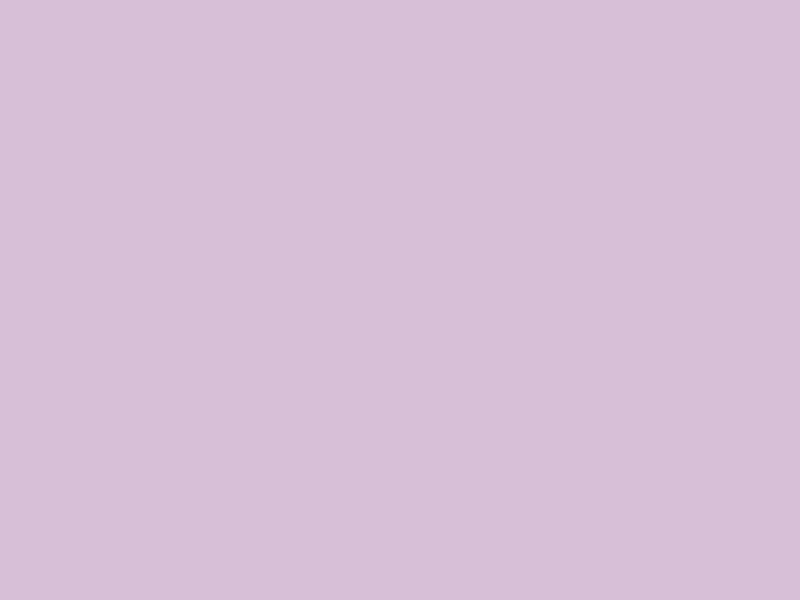
Frame 1 (no input)
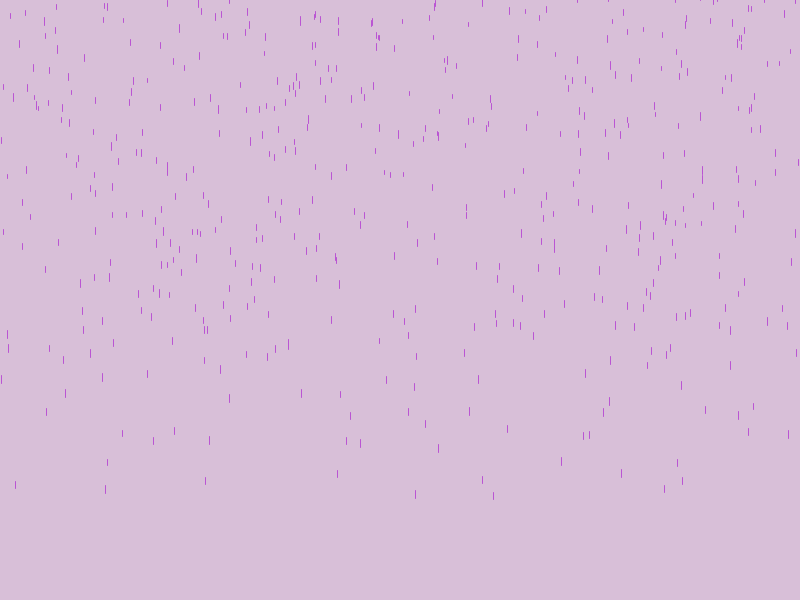
Frame 60 (the mouse pressed at the canvas centre just before this capture)
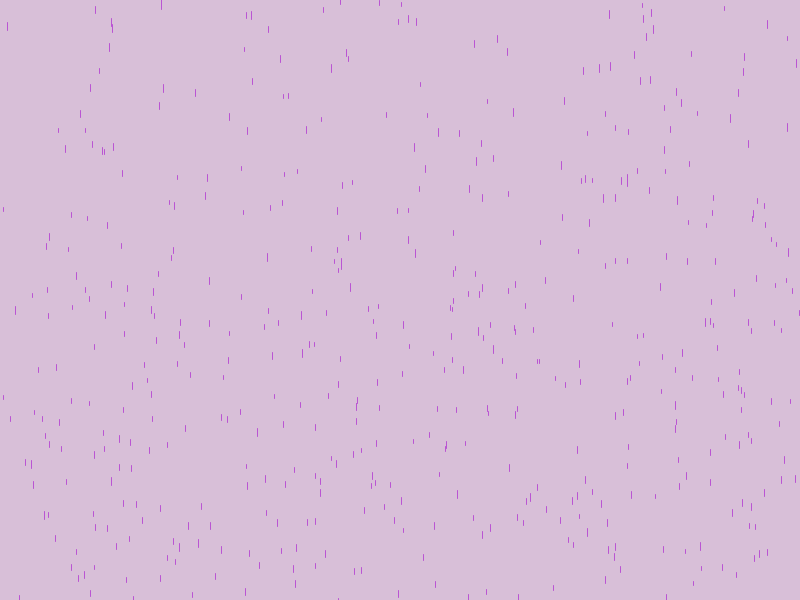
Frame 120 (the mouse held since frame 60 and released just before this capture)

The Processing sketch that drew these frames (run headless with seeded random() and noise(); from frame 60 on, the mouse is pressed at the canvas centre):

// Processing sketch: purpleRain
// ── purpleRain.pde


//array of droplets 
Droplet[] dropletList = new Droplet[700];



void setup() {
  size(800, 600); 
  for (int i=0; i < dropletList.length; i++) {
   dropletList[i] = new Droplet(); 
    
  }
  
  
  
  
}



void draw() {
  background(216, 191, 216);
  for (int i=0; i < dropletList.length; i++) {
   dropletList[i].move();
   dropletList[i].show();
    
  }
  
  
  
}

// ── Droplet.pde
class Droplet {
  
 //variables 
 float x; 
 float y; 
 float ySpeed;
 float z; 
 
 
 
 Droplet() {
  x = random(1, 800); 
  y = random(-600, -100); 
  ySpeed = random(1.0, 1.5);
  z = random(4, 8);
   
   
 }
 
 void show() {
   stroke(186, 85 ,211);
   line(x, y, x, y + z);
   
 }
 
 
 void move() {
  y += ySpeed * z; 
  
  if (y > 600) {
   y = random(-400, -100);  
  }
   
 }
  
  
  
  
  
  
  
  
  
}
